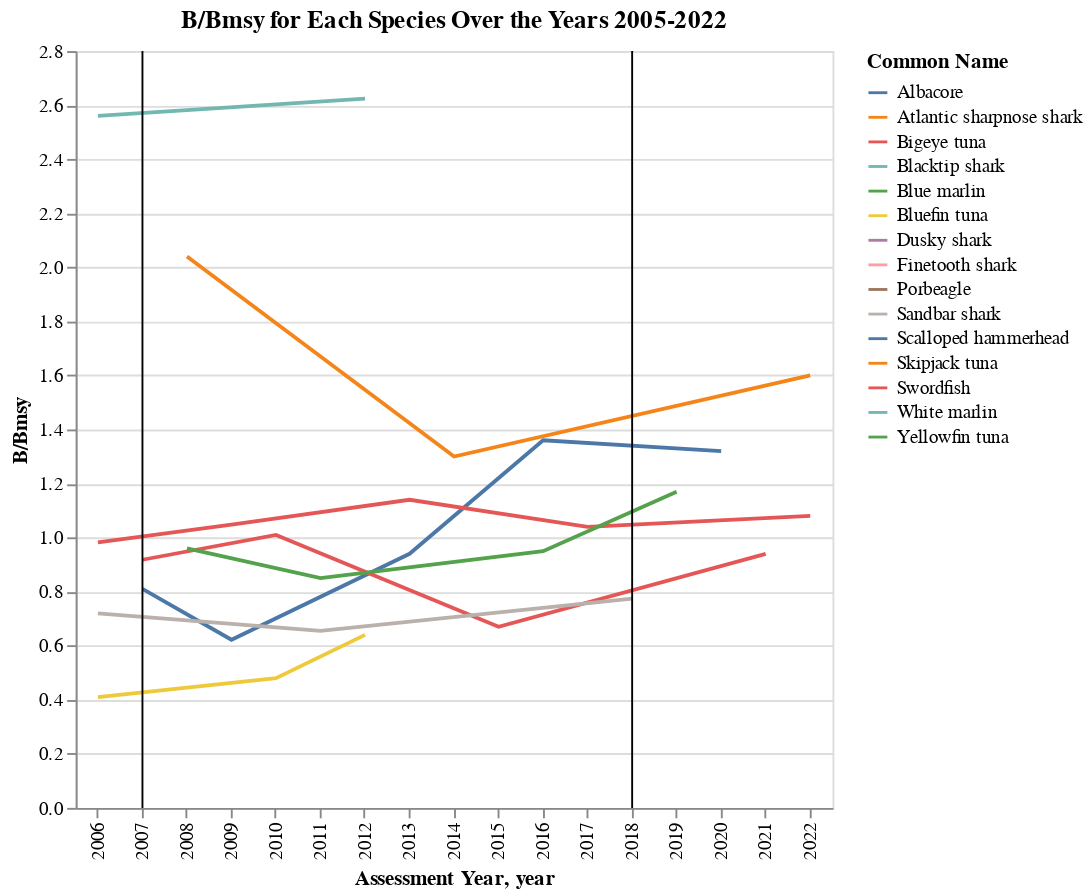

Here is the notebook cell this chart was saved with:
### Markdown cell above
Atlantic Highly Migratory data:

### Code cell
AHM_group = AHMstocks_clean.groupby(['Common Name', 'Assessment Year']).median('B/Bmsy').reset_index()

# Ensure the 'Assessment Year' is treated as an integer
AHMstocks_clean.loc[:, 'Assessment Year'] = AHMstocks_clean['Assessment Year'].astype(int)

B_Bmsy_range = [0, 2.8]  # Example range, adjust this as needed


# Create the plot
AHMchart = alt.Chart(AHM_group).mark_line().encode(
    x='Assessment Year:O', 
    y='B/Bmsy:Q',
    color='Common Name:N',
    detail='Common Name:N'
).properties(
    width=400,
    height=400,
    title="B/Bmsy for Each Species Over the Years 2005-2022"
)

# Chart the 2007 and 2018 policies
policy_lines = alt.Chart(pd.DataFrame({'year': [2007, 2018]})).mark_rule(color='black').encode(
    x='year:O'  # 'O' is for ordinal scale, as we are using specific years as markers
)

# Combine the line chart and vertical lines
AHM_policychart = AHMchart + policy_lines

# Display the final chart
AHM_policychart

### Figure 1 — Vega-Lite specification as saved in the notebook (floating-point values rounded to 4 significant figures)
{"config": {"view": {"continuousWidth": 300, "continuousHeight": 300}}, "layer": [{"data": {"name": "data-4aecd0fb15663951337fbe92a113f835"}, "mark": {"type": "line"}, "encoding": {"color": {"field": "Common Name", "type": "nominal"}, "detail": {"field": "Common Name", "type": "nominal"}, "x": {"field": "Assessment Year", "type": "ordinal"}, "y": {"field": "B/Bmsy", "type": "quantitative"}}, "title": "B/Bmsy for Each Species Over the Years 2005-2022"}, {"data": {"name": "data-984471563bd508110c25622834a2bcaa"}, "mark": {"type": "rule", "color": "black"}, "encoding": {"x": {"field": "year", "type": "ordinal"}}}], "height": 400, "width": 400, "$schema": "https://vega.github.io/schema/vega-lite/v5.20.1.json", "datasets": {"data-4aecd0fb15663951337fbe92a113f835": [{"Common Name": "Albacore", "Assessment Year": 2007, "Stock ID": 10950.0, "ITIS Taxon Serial Number": 172400.0, "Assessment ID": 936.0, "Assessment Month": 7.0, "Last Data Year": 2005.0, "Life History Data": 2.0, "Abundance Data": 1.0, "Catch Data": 2.0, "Assessment Level": 4.0, "Assessment Frequency": 2.0, "Model Category": null, "Catch Input Data": null, "Abundance Input Data": null, "Biological Input Data": null, "Ecosystem Linkage": null, "Composition Input Data": null, "F Year": 2005.0, "Estimated F": 0.272, "Flimit": 0.181, "Fmsy": 0.181, "F/Flimit": 1.5, "F/Fmsy": 1.5, "Ftarget": 0.181, "F/Ftarget": 1.5, "B Year": 2005.0, "Estimated B": 135300.0, "Blimit": null, "Bmsy": 167000.0, "B/Blimit": 0.81, "B/Bmsy": 0.81, "MSY": 30230.0}, {"Common Name": "Albacore", "Assessment Year": 2009, "Stock ID": 10950.0, "ITIS Taxon Serial Number": 172400.0, "Assessment ID": 2245.0, "Assessment Month": 10.0, "Last Data Year": 2007.0, "Life History Data": 2.0, "Abundance Data": 1.0, "Catch Data": 2.0, "Assessment Level": 4.0, "Assessment Frequency": 2.0, "Model Category": null, "Catch Input Data": null, "Abundance Input Data": null, "Biological Input Data": null, "Ecosystem Linkage": null, "Composition Input Data": null, "F Year": 2007.0, "Estimated F": 0.182, "Flimit": null, "Fmsy": 0.175, "F/Flimit": null, "F/Fmsy": 1.04, "Ftarget": 0.175, "F/Ftarget": 1.04, "B Year": 2007.0, "Estimated B": 33400.0, "Blimit": null, "Bmsy": 53660.0, "B/Blimit": null, "B/Bmsy": 0.622, "MSY": 29000.0}, {"Common Name": "Albacore", "Assessment Year": 2013, "Stock ID": 10950.0, "ITIS Taxon Serial Number": 172400.0, "Assessment ID": 3895.0, "Assessment Month": 10.0, "Last Data Year": 2011.0, "Life History Data": 3.0, "Abundance Data": 1.0, "Catch Data": 2.0, "Assessment Level": 4.0, "Assessment Frequency": 2.0, "Model Category": null, "Catch Input Data": null, "Abundance Input Data": null, "Biological Input Data": null, "Ecosystem Linkage": null, "Composition Input Data": null, "F Year": 2011.0, "Estimated F": 0.107, "Flimit": null, "Fmsy": 0.149, "F/Flimit": null, "F/Fmsy": 0.72, "Ftarget": 0.149, "F/Ftarget": 0.72, "B Year": 2011.0, "Estimated B": 76240.0, "Blimit": 56700.0, "Bmsy": 81110.0, "B/Blimit": 1.345, "B/Bmsy": 0.94, "MSY": 31680.0}, {"Common Name": "Albacore", "Assessment Year": 2016, "Stock ID": 10950.0, "ITIS Taxon Serial Number": 172400.0, "Assessment ID": 6935.0, "Assessment Month": 10.0, "Last Data Year": 2015.0, "Life History Data": 3.0, "Abundance Data": 1.0, "Catch Data": 1.0, "Assessment Level": 3.0, "Assessment Frequency": 2.0, "Model Category": null, "Catch Input Data": null, "Abundance Input Data": null, "Biological Input Data": null, "Ecosystem Linkage": null, "Composition Input Data": null, "F Year": 2014.0, "Estimated F": 0.052, "Flimit": null, "Fmsy": 0.097, "F/Flimit": null, "F/Fmsy": 0.54, "Ftarget": null, "F/Ftarget": 0.54, "B Year": 2015.0, "Estimated B": 555400.0, "Blimit": 163000.0, "Bmsy": 407600.0, "B/Blimit": 3.4, "B/Bmsy": 1.36, "MSY": 37080.0}, {"Common Name": "Albacore", "Assessment Year": 2020, "Stock ID": 10950.0, "ITIS Taxon Serial Number": 172400.0, "Assessment ID": 11020.0, "Assessment Month": 10.0, "Last Data Year": 2019.0, "Life History Data": 3.0, "Abundance Data": 1.0, "Catch Data": 1.0, "Assessment Level": 3.0, "Assessment Frequency": 2.0, "Model Category": 3.0, "Catch Input Data": 3.0, "Abundance Input Data": 2.0, "Biological Input Data": 3.0, "Ecosystem Linkage": 1.0, "Composition Input Data": 1.0, "F Year": 2018.0, "Estimated F": 0.059, "Flimit": 0.093, "Fmsy": 0.093, "F/Flimit": 0.634, "F/Fmsy": 0.634, "Ftarget": null, "F/Ftarget": null, "B Year": 2019.0, "Estimated B": 508100.0, "Blimit": 154000.0, "Bmsy": 384900.0, "B/Blimit": 3.3, "B/Bmsy": 1.32, "MSY": 36820.0}, {"Common Name": "Atlantic sharpnose shark", "Assessment Year": 2013, "Stock ID": 14140.0, "ITIS Taxon Serial Number": 160200.0, "Assessment ID": 5245.0, "Assessment Month": 10.0, "Last Data Year": 2011.0, "Life History Data": 2.0, "Abundance Data": 1.0, "Catch Data": 1.0, "Assessment Level": 4.0, "Assessment Frequency": 2.0, "Model Category": null, "Catch Input Data": null, "Abundance Input Data": null, "Biological Input Data": null, "Ecosystem Linkage": null, "Composition Input Data": null, "F Year": 2011.0, "Estimated F": 0.043, "Flimit": 0.184, "Fmsy": 0.184, "F/Flimit": 0.234, "F/Fmsy": 0.234, "Ftarget": null, "F/Ftarget": null, "B Year": 2011.0, "Estimated B": 10100000.0, "Blimit": 3732000.0, "Bmsy": 4860000.0, "B/Blimit": 2.706, "B/Bmsy": 2.078, "MSY": null}, {"Common Name": "Bigeye tuna", "Assessment Year": 2007, "Stock ID": 10170.0, "ITIS Taxon Serial Number": 172400.0, "Assessment ID": 949.0, "Assessment Month": 6.0, "Last Data Year": 2005.0, "Life History Data": 2.0, "Abundance Data": 1.0, "Catch Data": 2.0, "Assessment Level": 3.0, "Assessment Frequency": 2.0, "Model Category": null, "Catch Input Data": null, "Abundance Input Data": null, "Biological Input Data": null, "Ecosystem Linkage": null, "Composition Input Data": null, "F Year": 2005.0, "Estimated F": 0.175, "Flimit": null, "Fmsy": 0.201, "F/Flimit": 0.871, "F/Fmsy": 0.871, "Ftarget": null, "F/Ftarget": 0.871, "B Year": 2006.0, "Estimated B": 414800.0, "Blimit": null, "Bmsy": 451800.0, "B/Blimit": 0.918, "B/Bmsy": 0.918, "MSY": 90820.0}, {"Common Name": "Bigeye tuna", "Assessment Year": 2010, "Stock ID": 10170.0, "ITIS Taxon Serial Number": 172400.0, "Assessment ID": 2906.0, "Assessment Month": 7.0, "Last Data Year": 2009.0, "Life History Data": 2.0, "Abundance Data": 1.0, "Catch Data": 2.0, "Assessment Level": 3.0, "Assessment Frequency": 2.0, "Model Category": null, "Catch Input Data": null, "Abundance Input Data": null, "Biological Input Data": null, "Ecosystem Linkage": null, "Composition Input Data": null, "F Year": 2008.0, "Estimated F": 0.203, "Flimit": null, "Fmsy": 0.214, "F/Flimit": 0.95, "F/Fmsy": 0.95, "Ftarget": null, "F/Ftarget": 0.95, "B Year": 2009.0, "Estimated B": null, "Blimit": null, "Bmsy": null, "B/Blimit": 1.01, "B/Bmsy": 1.01, "MSY": 92000.0}, {"Common Name": "Bigeye tuna", "Assessment Year": 2015, "Stock ID": 10170.0, "ITIS Taxon Serial Number": 172400.0, "Assessment ID": 5784.0, "Assessment Month": 10.0, "Last Data Year": 2014.0, "Life History Data": 2.0, "Abundance Data": 1.0, "Catch Data": 2.0, "Assessment Level": 4.0, "Assessment Frequency": 2.0, "Model Category": null, "Catch Input Data": null, "Abundance Input Data": null, "Biological Input Data": null, "Ecosystem Linkage": null, "Composition Input Data": null, "F Year": 2014.0, "Estimated F": null, "Flimit": null, "Fmsy": null, "F/Flimit": null, "F/Fmsy": 1.28, "Ftarget": null, "F/Ftarget": null, "B Year": 2014.0, "Estimated B": null, "Blimit": null, "Bmsy": null, "B/Blimit": null, "B/Bmsy": 0.67, "MSY": 78820.0}, {"Common Name": "Bigeye tuna", "Assessment Year": 2021, "Stock ID": 10170.0, "ITIS Taxon Serial Number": 172400.0, "Assessment ID": 11800.0, "Assessment Month": 10.0, "Last Data Year": 2019.0, "Life History Data": null, "Abundance Data": null, "Catch Data": null, "Assessment Level": null, "Assessment Frequency": null, "Model Category": 5.0, "Catch Input Data": 3.0, "Abundance Input Data": 2.0, "Biological Input Data": 2.0, "Ecosystem Linkage": 2.0, "Composition Input Data": 3.0, "F Year": 2019.0, "Estimated F": null, "Flimit": null, "Fmsy": null, "F/Flimit": null, "F/Fmsy": 1.0, "Ftarget": null, "F/Ftarget": null, "B Year": null, "Estimated B": null, "Blimit": null, "Bmsy": null, "B/Blimit": null, "B/Bmsy": 0.94, "MSY": 86830.0}, {"Common Name": "Blacktip shark", "Assessment Year": 2006, "Stock ID": 11030.0, "ITIS Taxon Serial Number": 160300.0, "Assessment ID": 957.0, "Assessment Month": 6.0, "Last Data Year": 2004.0, "Life History Data": 2.0, "Abundance Data": 2.0, "Catch Data": 2.0, "Assessment Level": 4.0, "Assessment Frequency": 2.0, "Model Category": null, "Catch Input Data": null, "Abundance Input Data": null, "Biological Input Data": null, "Ecosystem Linkage": null, "Composition Input Data": null, "F Year": 2004.0, "Estimated F": 0.01, "Flimit": 0.2, "Fmsy": 0.2, "F/Flimit": 0.03, "F/Fmsy": 0.03, "Ftarget": 0.15, "F/Ftarget": 0.067, "B Year": 2004.0, "Estimated B": 1930000.0, "Blimit": 15160.0, "Bmsy": 17770.0, "B/Blimit": 3.0, "B/Bmsy": 2.56, "MSY": 24200.0}, {"Common Name": "Blacktip shark", "Assessment Year": 2012, "Stock ID": 11030.0, "ITIS Taxon Serial Number": 160300.0, "Assessment ID": 3340.0, "Assessment Month": 8.0, "Last Data Year": 2010.0, "Life History Data": 2.0, "Abundance Data": 1.0, "Catch Data": 1.0, "Assessment Level": 4.0, "Assessment Frequency": 2.0, "Model Category": null, "Catch Input Data": null, "Abundance Input Data": null, "Biological Input Data": null, "Ecosystem Linkage": null, "Composition Input Data": null, "F Year": 2010.0, "Estimated F": 0.01, "Flimit": 0.084, "Fmsy": 0.084, "F/Flimit": 0.074, "F/Fmsy": 0.074, "Ftarget": null, "F/Ftarget": null, "B Year": 2010.0, "Estimated B": 15300000.0, "Blimit": null, "Bmsy": 5830000.0, "B/Blimit": null, "B/Bmsy": 2.624, "MSY": null}, {"Common Name": "Blue marlin", "Assessment Year": 2011, "Stock ID": 11250.0, "ITIS Taxon Serial Number": 172500.0, "Assessment ID": 3146.0, "Assessment Month": 10.0, "Last Data Year": 2009.0, "Life History Data": 2.0, "Abundance Data": 1.0, "Catch Data": 2.0, "Assessment Level": 4.0, "Assessment Frequency": 1.0, "Model Category": null, "Catch Input Data": null, "Abundance Input Data": null, "Biological Input Data": null, "Ecosystem Linkage": null, "Composition Input Data": null, "F Year": 2009.0, "Estimated F": null, "Flimit": null, "Fmsy": null, "F/Flimit": null, "F/Fmsy": 1.633, "Ftarget": null, "F/Ftarget": null, "B Year": 2009.0, "Estimated B": null, "Blimit": null, "Bmsy": null, "B/Blimit": null, "B/Bmsy": 0.67, "MSY": 2837.0}, {"Common Name": "Bluefin tuna", "Assessment Year": 2006, "Stock ID": 10160.0, "ITIS Taxon Serial Number": 172400.0, "Assessment ID": 962.0, "Assessment Month": 6.0, "Last Data Year": 2004.0, "Life History Data": 3.0, "Abundance Data": 2.0, "Catch Data": 4.0, "Assessment Level": 4.0, "Assessment Frequency": 2.0, "Model Category": null, "Catch Input Data": null, "Abundance Input Data": null, "Biological Input Data": null, "Ecosystem Linkage": null, "Composition Input Data": null, "F Year": 2004.0, "Estimated F": 0.256, "Flimit": null, "Fmsy": 0.171, "F/Flimit": 1.7, "F/Fmsy": 1.7, "Ftarget": null, "F/Ftarget": 1.7, "B Year": 2004.0, "Estimated B": 6450.0, "Blimit": null, "Bmsy": 15800.0, "B/Blimit": 0.41, "B/Bmsy": 0.41, "MSY": 3200.0}, {"Common Name": "Bluefin tuna", "Assessment Year": 2010, "Stock ID": 10160.0, "ITIS Taxon Serial Number": 172400.0, "Assessment ID": 2966.0, "Assessment Month": 10.0, "Last Data Year": 2009.0, "Life History Data": 2.0, "Abundance Data": 1.0, "Catch Data": 4.0, "Assessment Level": 4.0, "Assessment Frequency": 2.0, "Model Category": null, "Catch Input Data": null, "Abundance Input Data": null, "Biological Input Data": null, "Ecosystem Linkage": null, "Composition Input Data": null, "F Year": 2009.0, "Estimated F": 0.12, "Flimit": null, "Fmsy": null, "F/Flimit": 1.15, "F/Fmsy": 1.15, "Ftarget": null, "F/Ftarget": 1.15, "B Year": 2009.0, "Estimated B": 14020.0, "Blimit": null, "Bmsy": null, "B/Blimit": 0.48, "B/Bmsy": 0.48, "MSY": 4220.0}, {"Common Name": "Bluefin tuna", "Assessment Year": 2012, "Stock ID": 10160.0, "ITIS Taxon Serial Number": 172400.0, "Assessment ID": 3199.0, "Assessment Month": 10.0, "Last Data Year": 2011.0, "Life History Data": 2.0, "Abundance Data": 1.0, "Catch Data": 4.0, "Assessment Level": 4.0, "Assessment Frequency": 2.0, "Model Category": null, "Catch Input Data": null, "Abundance Input Data": null, "Biological Input Data": null, "Ecosystem Linkage": null, "Composition Input Data": null, "F Year": 2010.0, "Estimated F": 0.1, "Flimit": 0.12, "Fmsy": 0.12, "F/Flimit": 0.95, "F/Fmsy": 0.95, "Ftarget": 0.12, "F/Ftarget": 0.95, "B Year": 2011.0, "Estimated B": 18240.0, "Blimit": 37980.0, "Bmsy": 37970.0, "B/Blimit": 0.64, "B/Bmsy": 0.64, "MSY": 3986.0}, {"Common Name": "Dusky shark", "Assessment Year": 2006, "Stock ID": 10670.0, "ITIS Taxon Serial Number": 160300.0, "Assessment ID": 1156.0, "Assessment Month": 5.0, "Last Data Year": 2003.0, "Life History Data": 2.0, "Abundance Data": 2.0, "Catch Data": 2.0, "Assessment Level": 4.0, "Assessment Frequency": 0.0, "Model Category": null, "Catch Input Data": null, "Abundance Input Data": null, "Biological Input Data": null, "Ecosystem Linkage": null, "Composition Input Data": null, "F Year": 2003.0, "Estimated F": 0.43, "Flimit": 0.006, "Fmsy": 0.006, "F/Flimit": 71.67, "F/Fmsy": 71.67, "Ftarget": 0.005, "F/Ftarget": 86.0, "B Year": 2003.0, "Estimated B": 1164.0, "Blimit": 4740.0, "Bmsy": 5320.0, "B/Blimit": 0.246, "B/Bmsy": 0.219, "MSY": null}, {"Common Name": "Finetooth shark", "Assessment Year": 2007, "Stock ID": 10690.0, "ITIS Taxon Serial Number": 160400.0, "Assessment ID": 978.0, "Assessment Month": 11.0, "Last Data Year": 2005.0, "Life History Data": 2.0, "Abundance Data": 1.0, "Catch Data": 1.0, "Assessment Level": 3.0, "Assessment Frequency": 1.0, "Model Category": null, "Catch Input Data": null, "Abundance Input Data": null, "Biological Input Data": null, "Ecosystem Linkage": null, "Composition Input Data": null, "F Year": 2005.0, "Estimated F": 0.003, "Flimit": 0.03, "Fmsy": 0.03, "F/Flimit": 0.1, "F/Fmsy": 0.1, "Ftarget": 0.022, "F/Ftarget": 0.136, "B Year": 2005.0, "Estimated B": 4157000.0, "Blimit": 2444000.0, "Bmsy": 3199000.0, "B/Blimit": 1.701, "B/Bmsy": 1.3, "MSY": 96000.0}, {"Common Name": "Porbeagle", "Assessment Year": 2021, "Stock ID": 10650.0, "ITIS Taxon Serial Number": 159900.0, "Assessment ID": 11390.0, "Assessment Month": 1.0, "Last Data Year": 2018.0, "Life History Data": 2.0, "Abundance Data": 1.0, "Catch Data": 4.0, "Assessment Level": 4.0, "Assessment Frequency": 1.0, "Model Category": 1.0, "Catch Input Data": 2.0, "Abundance Input Data": 2.0, "Biological Input Data": 3.0, "Ecosystem Linkage": 1.0, "Composition Input Data": 2.0, "F Year": 2018.0, "Estimated F": 0.02, "Flimit": null, "Fmsy": 0.049, "F/Flimit": null, "F/Fmsy": 0.413, "Ftarget": null, "F/Ftarget": null, "B Year": 2018.0, "Estimated B": 201.0, "Blimit": null, "Bmsy": 353.0, "B/Blimit": null, "B/Bmsy": 0.57, "MSY": null}, {"Common Name": "Sandbar shark", "Assessment Year": 2006, "Stock ID": 10680.0, "ITIS Taxon Serial Number": 160300.0, "Assessment ID": 1014.0, "Assessment Month": 6.0, "Last Data Year": 2004.0, "Life History Data": 2.0, "Abundance Data": 2.0, "Catch Data": 2.0, "Assessment Level": 4.0, "Assessment Frequency": 2.0, "Model Category": null, "Catch Input Data": null, "Abundance Input Data": null, "Biological Input Data": null, "Ecosystem Linkage": null, "Composition Input Data": null, "F Year": 2004.0, "Estimated F": 0.06, "Flimit": 0.015, "Fmsy": 0.015, "F/Flimit": 3.72, "F/Fmsy": 3.72, "Ftarget": 0.011, "F/Ftarget": 5.33, "B Year": 2004.0, "Estimated B": 30600.0, "Blimit": 530.0, "Bmsy": 594.0, "B/Blimit": 0.81, "B/Bmsy": 0.72, "MSY": 403.0}, {"Common Name": "Sandbar shark", "Assessment Year": 2011, "Stock ID": 10680.0, "ITIS Taxon Serial Number": 160300.0, "Assessment ID": 2822.0, "Assessment Month": 4.0, "Last Data Year": 2009.0, "Life History Data": 2.0, "Abundance Data": 2.0, "Catch Data": 2.0, "Assessment Level": 4.0, "Assessment Frequency": 2.0, "Model Category": null, "Catch Input Data": null, "Abundance Input Data": null, "Biological Input Data": null, "Ecosystem Linkage": null, "Composition Input Data": null, "F Year": 2009.0, "Estimated F": 0.013, "Flimit": null, "Fmsy": 0.021, "F/Flimit": null, "F/Fmsy": 0.621, "Ftarget": null, "F/Ftarget": null, "B Year": 2009.0, "Estimated B": 312900.0, "Blimit": 412600.0, "Bmsy": 477600.0, "B/Blimit": 0.758, "B/Bmsy": 0.655, "MSY": null}, {"Common Name": "Sandbar shark", "Assessment Year": 2018, "Stock ID": 10680.0, "ITIS Taxon Serial Number": 160300.0, "Assessment ID": 7939.0, "Assessment Month": 3.0, "Last Data Year": 2015.0, "Life History Data": 2.0, "Abundance Data": 2.0, "Catch Data": 2.0, "Assessment Level": 4.0, "Assessment Frequency": 1.0, "Model Category": null, "Catch Input Data": null, "Abundance Input Data": null, "Biological Input Data": null, "Ecosystem Linkage": null, "Composition Input Data": null, "F Year": 2015.0, "Estimated F": 0.04, "Flimit": 0.07, "Fmsy": 0.07, "F/Flimit": 0.571, "F/Fmsy": 0.571, "Ftarget": null, "F/Ftarget": null, "B Year": 2015.0, "Estimated B": 527.0, "Blimit": 595.0, "Bmsy": 681.0, "B/Blimit": 0.886, "B/Bmsy": 0.774, "MSY": null}, {"Common Name": "Scalloped hammerhead", "Assessment Year": 2009, "Stock ID": 11760.0, "ITIS Taxon Serial Number": 160500.0, "Assessment ID": 2841.0, "Assessment Month": 10.0, "Last Data Year": 2005.0, "Life History Data": 2.0, "Abundance Data": 1.0, "Catch Data": 1.0, "Assessment Level": 3.0, "Assessment Frequency": 1.0, "Model Category": null, "Catch Input Data": null, "Abundance Input Data": null, "Biological Input Data": null, "Ecosystem Linkage": null, "Composition Input Data": null, "F Year": 2005.0, "Estimated F": 0.14, "Flimit": 0.11, "Fmsy": 0.11, "F/Flimit": 1.29, "F/Fmsy": 1.29, "Ftarget": null, "F/Ftarget": null, "B Year": 2005.0, "Estimated B": 27900.0, "Blimit": null, "Bmsy": 62000.0, "B/Blimit": null, "B/Bmsy": 0.45, "MSY": 7100.0}, {"Common Name": "Skipjack tuna", "Assessment Year": 2008, "Stock ID": 10160.0, "ITIS Taxon Serial Number": 172400.0, "Assessment ID": 1516.0, "Assessment Month": 10.0, "Last Data Year": 2006.0, "Life History Data": 2.0, "Abundance Data": 1.0, "Catch Data": 2.0, "Assessment Level": 4.0, "Assessment Frequency": 2.0, "Model Category": null, "Catch Input Data": null, "Abundance Input Data": null, "Biological Input Data": null, "Ecosystem Linkage": null, "Composition Input Data": null, "F Year": null, "Estimated F": null, "Flimit": null, "Fmsy": null, "F/Flimit": 0.51, "F/Fmsy": 0.51, "Ftarget": null, "F/Ftarget": 0.51, "B Year": null, "Estimated B": null, "Blimit": null, "Bmsy": null, "B/Blimit": 2.04, "B/Bmsy": 2.04, "MSY": 30660.0}, {"Common Name": "Skipjack tuna", "Assessment Year": 2014, "Stock ID": 10160.0, "ITIS Taxon Serial Number": 172400.0, "Assessment ID": 5204.0, "Assessment Month": 10.0, "Last Data Year": 2013.0, "Life History Data": 2.0, "Abundance Data": 1.0, "Catch Data": 2.0, "Assessment Level": 3.0, "Assessment Frequency": 1.0, "Model Category": null, "Catch Input Data": null, "Abundance Input Data": null, "Biological Input Data": null, "Ecosystem Linkage": null, "Composition Input Data": null, "F Year": 2013.0, "Estimated F": null, "Flimit": null, "Fmsy": null, "F/Flimit": 0.7, "F/Fmsy": 0.7, "Ftarget": null, "F/Ftarget": 0.7, "B Year": 2013.0, "Estimated B": null, "Blimit": null, "Bmsy": null, "B/Blimit": 1.3, "B/Bmsy": 1.3, "MSY": 31000.0}, {"Common Name": "Skipjack tuna", "Assessment Year": 2022, "Stock ID": 10160.0, "ITIS Taxon Serial Number": 172400.0, "Assessment ID": 12460.0, "Assessment Month": 5.0, "Last Data Year": 2020.0, "Life History Data": null, "Abundance Data": null, "Catch Data": null, "Assessment Level": null, "Assessment Frequency": null, "Model Category": 5.0, "Catch Input Data": 4.0, "Abundance Input Data": 2.0, "Biological Input Data": 2.0, "Ecosystem Linkage": 2.0, "Composition Input Data": 3.0, "F Year": 2020.0, "Estimated F": null, "Flimit": null, "Fmsy": null, "F/Flimit": null, "F/Fmsy": 0.41, "Ftarget": null, "F/Ftarget": null, "B Year": null, "Estimated B": null, "Blimit": null, "Bmsy": null, "B/Blimit": null, "B/Bmsy": 1.6, "MSY": 35280.0}, {"Common Name": "Swordfish", "Assessment Year": 2006, "Stock ID": 10950.0, "ITIS Taxon Serial Number": 172500.0, "Assessment ID": 1031.0, "Assessment Month": 9.0, "Last Data Year": 2005.0, "Life History Data": 3.0, "Abundance Data": 2.0, "Catch Data": 4.0, "Assessment Level": 3.0, "Assessment Frequency": 2.0, "Model Category": null, "Catch Input Data": null, "Abundance Input Data": null, "Biological Input Data": null, "Ecosystem Linkage": null, "Composition Input Data": null, "F Year": 2005.0, "Estimated F": 0.212, "Flimit": null, "Fmsy": 0.247, "F/Flimit": 0.86, "F/Fmsy": 0.86, "Ftarget": null, "F/Ftarget": 0.86, "B Year": 2006.0, "Estimated B": 65200.0, "Blimit": null, "Bmsy": 66400.0, "B/Blimit": null, "B/Bmsy": 0.982, "MSY": 14130.0}, {"Common Name": "Swordfish", "Assessment Year": 2009, "Stock ID": 10950.0, "ITIS Taxon Serial Number": 172500.0, "Assessment ID": 2244.0, "Assessment Month": 10.0, "Last Data Year": 2008.0, "Life History Data": 2.0, "Abundance Data": 2.0, "Catch Data": 4.0, "Assessment Level": 3.0, "Assessment Frequency": 2.0, "Model Category": null, "Catch Input Data": null, "Abundance Input Data": null, "Biological Input Data": null, "Ecosystem Linkage": null, "Composition Input Data": null, "F Year": 2008.0, "Estimated F": 0.17, "Flimit": 0.222, "Fmsy": 0.222, "F/Flimit": 0.766, "F/Fmsy": 0.766, "Ftarget": 0.222, "F/Ftarget": 0.766, "B Year": 2009.0, "Estimated B": 64840.0, "Blimit": 61860.0, "Bmsy": 61860.0, "B/Blimit": 1.048, "B/Bmsy": 1.048, "MSY": 13730.0}, {"Common Name": "Swordfish", "Assessment Year": 2013, "Stock ID": 10950.0, "ITIS Taxon Serial Number": 172500.0, "Assessment ID": 3897.0, "Assessment Month": 10.0, "Last Data Year": 2011.0, "Life History Data": 2.0, "Abundance Data": 1.0, "Catch Data": 2.0, "Assessment Level": 3.0, "Assessment Frequency": 2.0, "Model Category": null, "Catch Input Data": null, "Abundance Input Data": null, "Biological Input Data": null, "Ecosystem Linkage": null, "Composition Input Data": null, "F Year": 2011.0, "Estimated F": 0.172, "Flimit": 0.21, "Fmsy": 0.21, "F/Flimit": 0.82, "F/Fmsy": 0.82, "Ftarget": 0.21, "F/Ftarget": 0.82, "B Year": 2011.0, "Estimated B": 74170.0, "Blimit": 65060.0, "Bmsy": 65060.0, "B/Blimit": 1.14, "B/Bmsy": 1.14, "MSY": 13660.0}, {"Common Name": "Swordfish", "Assessment Year": 2017, "Stock ID": 10950.0, "ITIS Taxon Serial Number": 172500.0, "Assessment ID": 7801.0, "Assessment Month": 10.0, "Last Data Year": 2015.0, "Life History Data": 2.0, "Abundance Data": 1.0, "Catch Data": 2.0, "Assessment Level": 4.0, "Assessment Frequency": 2.0, "Model Category": null, "Catch Input Data": null, "Abundance Input Data": null, "Biological Input Data": null, "Ecosystem Linkage": null, "Composition Input Data": null, "F Year": 2015.0, "Estimated F": 0.133, "Flimit": null, "Fmsy": 0.17, "F/Flimit": null, "F/Fmsy": 0.78, "Ftarget": null, "F/Ftarget": null, "B Year": 2015.0, "Estimated B": 85950.0, "Blimit": null, "Bmsy": 82640.0, "B/Blimit": null, "B/Bmsy": 1.04, "MSY": 13060.0}, {"Common Name": "Swordfish", "Assessment Year": 2022, "Stock ID": 10950.0, "ITIS Taxon Serial Number": 172500.0, "Assessment ID": 12460.0, "Assessment Month": 6.0, "Last Data Year": 2020.0, "Life History Data": null, "Abundance Data": null, "Catch Data": null, "Assessment Level": null, "Assessment Frequency": null, "Model Category": 5.0, "Catch Input Data": 4.0, "Abundance Input Data": 2.0, "Biological Input Data": 3.0, "Ecosystem Linkage": 3.0, "Composition Input Data": 3.0, "F Year": 2020.0, "Estimated F": null, "Flimit": null, "Fmsy": 0.15, "F/Flimit": null, "F/Fmsy": 0.8, "Ftarget": null, "F/Ftarget": null, "B Year": null, "Estimated B": null, "Blimit": null, "Bmsy": 57920.0, "B/Blimit": null, "B/Bmsy": 1.08, "MSY": 12820.0}, {"Common Name": "White marlin", "Assessment Year": 2012, "Stock ID": 10960.0, "ITIS Taxon Serial Number": 768100.0, "Assessment ID": 3440.0, "Assessment Month": 10.0, "Last Data Year": 2011.0, "Life History Data": 2.0, "Abundance Data": 1.0, "Catch Data": 2.0, "Assessment Level": 4.0, "Assessment Frequency": 2.0, "Model Category": null, "Catch Input Data": null, "Abundance Input Data": null, "Biological Input Data": null, "Ecosystem Linkage": null, "Composition Input Data": null, "F Year": null, "Estimated F": null, "Flimit": null, "Fmsy": null, "F/Flimit": null, "F/Fmsy": null, "Ftarget": null, "F/Ftarget": null, "B Year": 2010.0, "Estimated B": null, "Blimit": null, "Bmsy": null, "B/Blimit": 0.322, "B/Bmsy": 0.322, "MSY": 1604.0}, {"Common Name": "Yellowfin tuna", "Assessment Year": 2008, "Stock ID": 10170.0, "ITIS Taxon Serial Number": 172400.0, "Assessment ID": 1517.0, "Assessment Month": 10.0, "Last Data Year": 2006.0, "Life History Data": 2.0, "Abundance Data": 1.0, "Catch Data": 4.0, "Assessment Level": 4.0, "Assessment Frequency": 2.0, "Model Category": null, "Catch Input Data": null, "Abundance Input Data": null, "Biological Input Data": null, "Ecosystem Linkage": null, "Composition Input Data": null, "F Year": null, "Estimated F": null, "Flimit": null, "Fmsy": null, "F/Flimit": 0.86, "F/Fmsy": 0.86, "Ftarget": null, "F/Ftarget": 0.86, "B Year": null, "Estimated B": null, "Blimit": null, "Bmsy": null, "B/Blimit": 0.96, "B/Bmsy": 0.96, "MSY": null}, {"Common Name": "Yellowfin tuna", "Assessment Year": 2011, "Stock ID": 10170.0, "ITIS Taxon Serial Number": 172400.0, "Assessment ID": 3143.0, "Assessment Month": 10.0, "Last Data Year": 2009.0, "Life History Data": 2.0, "Abundance Data": 1.0, "Catch Data": 4.0, "Assessment Level": 4.0, "Assessment Frequency": 2.0, "Model Category": null, "Catch Input Data": null, "Abundance Input Data": null, "Biological Input Data": null, "Ecosystem Linkage": null, "Composition Input Data": null, "F Year": 2010.0, "Estimated F": null, "Flimit": null, "Fmsy": null, "F/Flimit": 0.87, "F/Fmsy": 0.87, "Ftarget": null, "F/Ftarget": 0.87, "B Year": 2010.0, "Estimated B": null, "Blimit": null, "Bmsy": null, "B/Blimit": 1.7, "B/Bmsy": 0.85, "MSY": 144600.0}, {"Common Name": "Yellowfin tuna", "Assessment Year": 2016, "Stock ID": 10170.0, "ITIS Taxon Serial Number": 172400.0, "Assessment ID": 6934.0, "Assessment Month": 10.0, "Last Data Year": 2014.0, "Life History Data": 2.0, "Abundance Data": 1.0, "Catch Data": 4.0, "Assessment Level": 4.0, "Assessment Frequency": 1.0, "Model Category": null, "Catch Input Data": null, "Abundance Input Data": null, "Biological Input Data": null, "Ecosystem Linkage": null, "Composition Input Data": null, "F Year": 2013.0, "Estimated F": null, "Flimit": null, "Fmsy": null, "F/Flimit": 0.77, "F/Fmsy": 0.77, "Ftarget": null, "F/Ftarget": 0.77, "B Year": 2014.0, "Estimated B": null, "Blimit": null, "Bmsy": null, "B/Blimit": 0.95, "B/Bmsy": 0.95, "MSY": 126300.0}, {"Common Name": "Yellowfin tuna", "Assessment Year": 2019, "Stock ID": 10170.0, "ITIS Taxon Serial Number": 172400.0, "Assessment ID": 9402.0, "Assessment Month": 10.0, "Last Data Year": 2018.0, "Life History Data": 2.0, "Abundance Data": 1.0, "Catch Data": 4.0, "Assessment Level": 4.0, "Assessment Frequency": 1.0, "Model Category": 6.0, "Catch Input Data": 3.0, "Abundance Input Data": 2.0, "Biological Input Data": 3.0, "Ecosystem Linkage": 2.0, "Composition Input Data": 3.0, "F Year": 2018.0, "Estimated F": 0.96, "Flimit": null, "Fmsy": null, "F/Flimit": null, "F/Fmsy": 0.96, "Ftarget": null, "F/Ftarget": null, "B Year": 2018.0, "Estimated B": 729400.0, "Blimit": null, "Bmsy": null, "B/Blimit": null, "B/Bmsy": 1.17, "MSY": 121300.0}], "data-984471563bd508110c25622834a2bcaa": [{"year": 2007}, {"year": 2018}]}}
